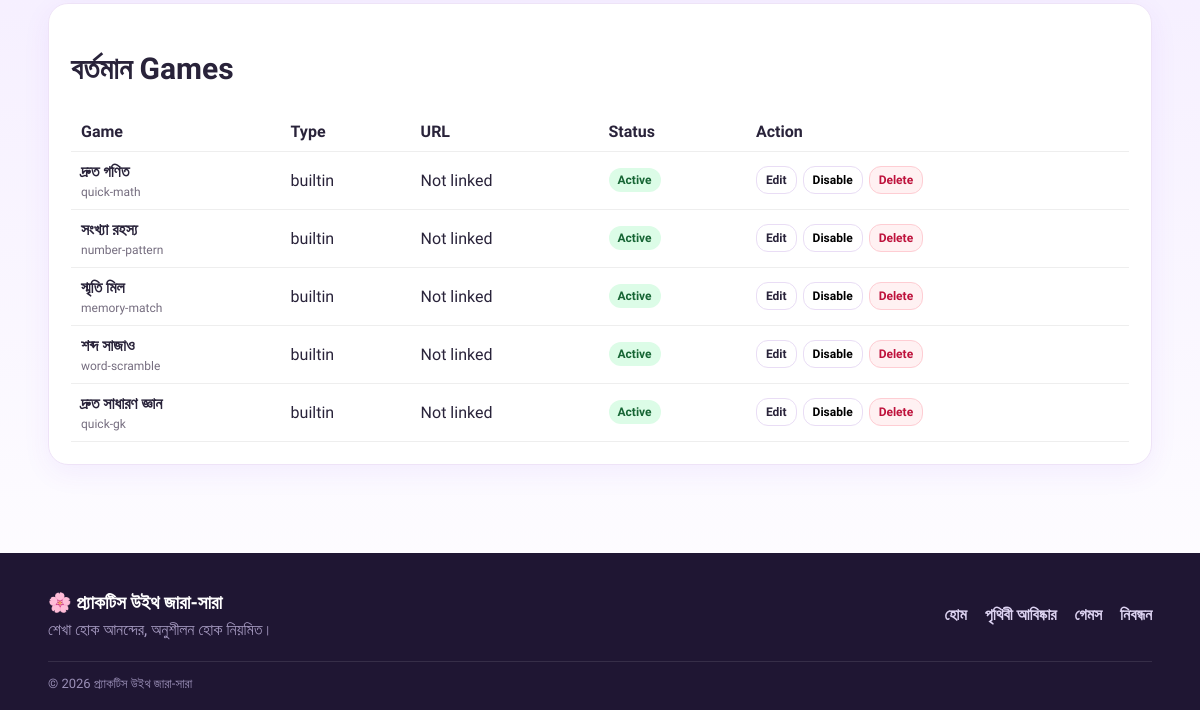
The page /admin/games?edit=1 (signed in, lower part) on the database as committed earlier.
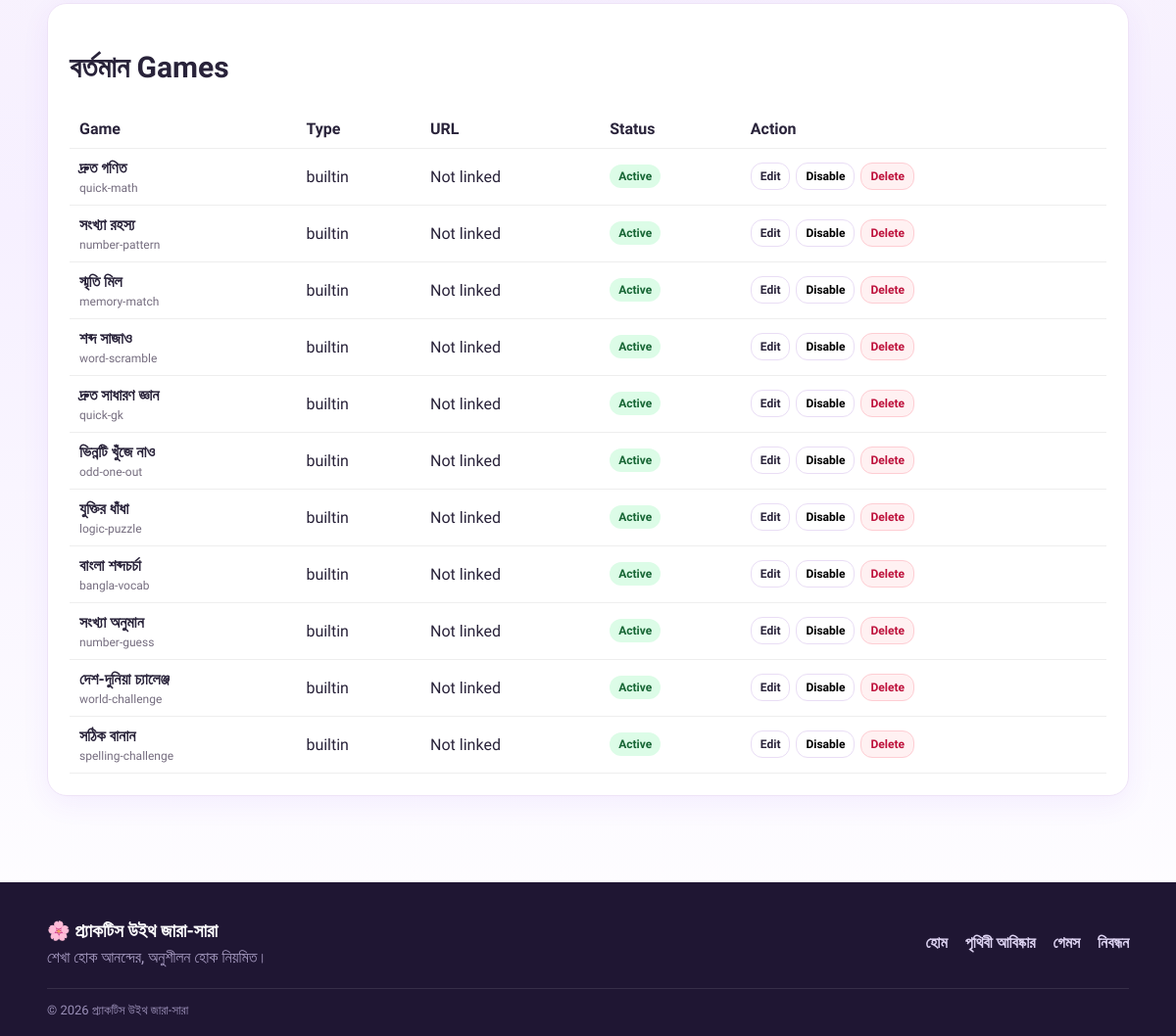
The same page on the database as committed later.
### tables this page shows
CREATE TABLE games(id INTEGER PRIMARY KEY AUTOINCREMENT,title TEXT NOT NULL,slug TEXT UNIQUE,description TEXT,type TEXT,launch_url TEXT,active INTEGER DEFAULT 1,display_order INTEGER DEFAULT 0,config TEXT);

### app.py (the view, shortened to what this page needs)
@app.route('/admin/games',methods=['GET','POST'])
@admin_required
def admin_games():
    d=db()
    try:
        edit_id=request.args.get('edit')
        games_rows=d.fetchall('SELECT * FROM games ORDER BY display_order,title'); edit_game=d.fetchone('SELECT * FROM games WHERE id=?',(int(edit_id),)) if edit_id and str(edit_id).isdigit() else None
        return render_template('admin/games.html',games=games_rows,edit_game=edit_game)
    finally: d.close()

### app.py (called while the page is built)
def db():
    return DB()

def admin_required(f):
    @wraps(f)
    def w(*a, **kw):
        if not session.get('admin_id'):
            return redirect(url_for('admin_login'))
        return f(*a, **kw)
    return w

    def execute(self, sql, params=()):
        if self.pg:
            sql = sql.replace('?', '%s')
        self.cur.execute(sql, params)
        return self.cur

    def fetchone(self, sql, params=()):
        return self.execute(sql, params).fetchone()

    def fetchall(self, sql, params=()):
        return self.execute(sql, params).fetchall()

    def close(self):
        try:
            self.cur.close()
        finally:
            self.c.close()

### templates/admin/games.html (shortened to what this page needs)
{% extends 'base.html' %}{% block content %}<div class="wrap section"><div class="card section-card"><h2>বর্তমান Games</h2><div class="table-wrap"><table><thead><tr><th>Game</th><th>Type</th><th>URL</th><th>Status</th><th>Action</th></tr></thead><tbody>{% for g in games %}<tr><td><b>{{g.title}}</b><div class="tiny-note">{{g.slug or '—'}}</div></td><td>{{g.type or '—'}}</td><td>{{g.launch_url or 'Not linked'}}</td><td><span class="status {{'published' if g.active else 'draft'}}">{{'Active' if g.active else 'Inactive'}}</span></td><td><div class="row-actions"><a class="btn tiny" href="{{url_for('admin_games',edit=g.id)}}">Edit</a><form method="post" action="{{url_for('admin_game_toggle',gid=g.id)}}"><button class="btn tiny">{{'Disable' if g.active else 'Enable'}}</button></form><form method="post" action="{{url_for('admin_game_delete',gid=g.id)}}" onsubmit="return confirm('Delete করবেন?')"><button class="btn tiny danger">Delete</button></form></div></td></tr>{% else %}<tr><td colspan="5">এখনও কোনো Game নেই।</td></tr>{% endfor %}</tbody></table></div></div></div>{% endblock %}

Rows that differ between the two databases and show on the page:
added games: title "ভিন্নটি খুঁজে নাও", slug "odd-one-out", type "builtin", launch_url "Not linked", active "Active", active "Disable"
added games: title "যুক্তির ধাঁধা", slug "logic-puzzle", type "builtin", launch_url "Not linked", active "Active", active "Disable"
added games: title "বাংলা শব্দচর্চা", slug "bangla-vocab", type "builtin", launch_url "Not linked", active "Active", active "Disable"
added games: title "সংখ্যা অনুমান", slug "number-guess", type "builtin", launch_url "Not linked", active "Active", active "Disable"
added games: title "দেশ-দুনিয়া চ্যালেঞ্জ", slug "world-challenge", type "builtin", launch_url "Not linked", active "Active", active "Disable"
added games: title "সঠিক বানান", slug "spelling-challenge", type "builtin", launch_url "Not linked", active "Active", active "Disable"
